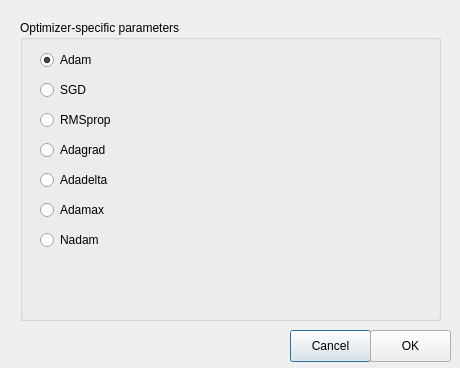
<?xml version="1.0" encoding="UTF-8"?>
<ui version="4.0">
 <class>Dialog</class>
 <widget class="QDialog" name="Dialog">
  <property name="geometry">
   <rect>
    <x>0</x>
    <y>0</y>
    <width>460</width>
    <height>368</height>
   </rect>
  </property>
  <property name="windowTitle">
   <string>Dialog</string>
  </property>
  <widget class="QPushButton" name="pushButton_2">
   <property name="geometry">
    <rect>
     <x>290</x>
     <y>330</y>
     <width>81</width>
     <height>32</height>
    </rect>
   </property>
   <property name="autoFillBackground">
    <bool>false</bool>
   </property>
   <property name="text">
    <string>Cancel</string>
   </property>
  </widget>
  <widget class="QPushButton" name="pushButton">
   <property name="geometry">
    <rect>
     <x>370</x>
     <y>330</y>
     <width>81</width>
     <height>32</height>
    </rect>
   </property>
   <property name="text">
    <string>OK</string>
   </property>
  </widget>
  <widget class="QGroupBox" name="groupBox">
   <property name="geometry">
    <rect>
     <x>20</x>
     <y>20</y>
     <width>421</width>
     <height>301</height>
    </rect>
   </property>
   <property name="title">
    <string>Optimizer-specific parameters</string>
   </property>
   <widget class="QRadioButton" name="radioButton">
    <property name="geometry">
     <rect>
      <x>20</x>
      <y>30</y>
      <width>100</width>
      <height>20</height>
     </rect>
    </property>
    <property name="text">
     <string>Adam</string>
    </property>
    <property name="checked">
     <bool>true</bool>
    </property>
   </widget>
   <widget class="QRadioButton" name="radioButton_5">
    <property name="geometry">
     <rect>
      <x>20</x>
      <y>150</y>
      <width>100</width>
      <height>20</height>
     </rect>
    </property>
    <property name="text">
     <string>Adadelta</string>
    </property>
    <property name="checked">
     <bool>false</bool>
    </property>
   </widget>
   <widget class="QRadioButton" name="radioButton_2">
    <property name="geometry">
     <rect>
      <x>20</x>
      <y>60</y>
      <width>100</width>
      <height>20</height>
     </rect>
    </property>
    <property name="text">
     <string>SGD</string>
    </property>
   </widget>
   <widget class="QRadioButton" name="radioButton_3">
    <property name="geometry">
     <rect>
      <x>20</x>
      <y>90</y>
      <width>100</width>
      <height>20</height>
     </rect>
    </property>
    <property name="text">
     <string>RMSprop</string>
    </property>
   </widget>
   <widget class="QRadioButton" name="radioButton_4">
    <property name="geometry">
     <rect>
      <x>20</x>
      <y>120</y>
      <width>100</width>
      <height>20</height>
     </rect>
    </property>
    <property name="text">
     <string>Adagrad</string>
    </property>
   </widget>
   <widget class="QRadioButton" name="radioButton_6">
    <property name="geometry">
     <rect>
      <x>20</x>
      <y>180</y>
      <width>100</width>
      <height>20</height>
     </rect>
    </property>
    <property name="text">
     <string>Adamax</string>
    </property>
   </widget>
   <widget class="QRadioButton" name="radioButton_7">
    <property name="geometry">
     <rect>
      <x>20</x>
      <y>210</y>
      <width>100</width>
      <height>20</height>
     </rect>
    </property>
    <property name="text">
     <string>Nadam</string>
    </property>
   </widget>
  </widget>
 </widget>
 <resources/>
 <connections/>
</ui>
